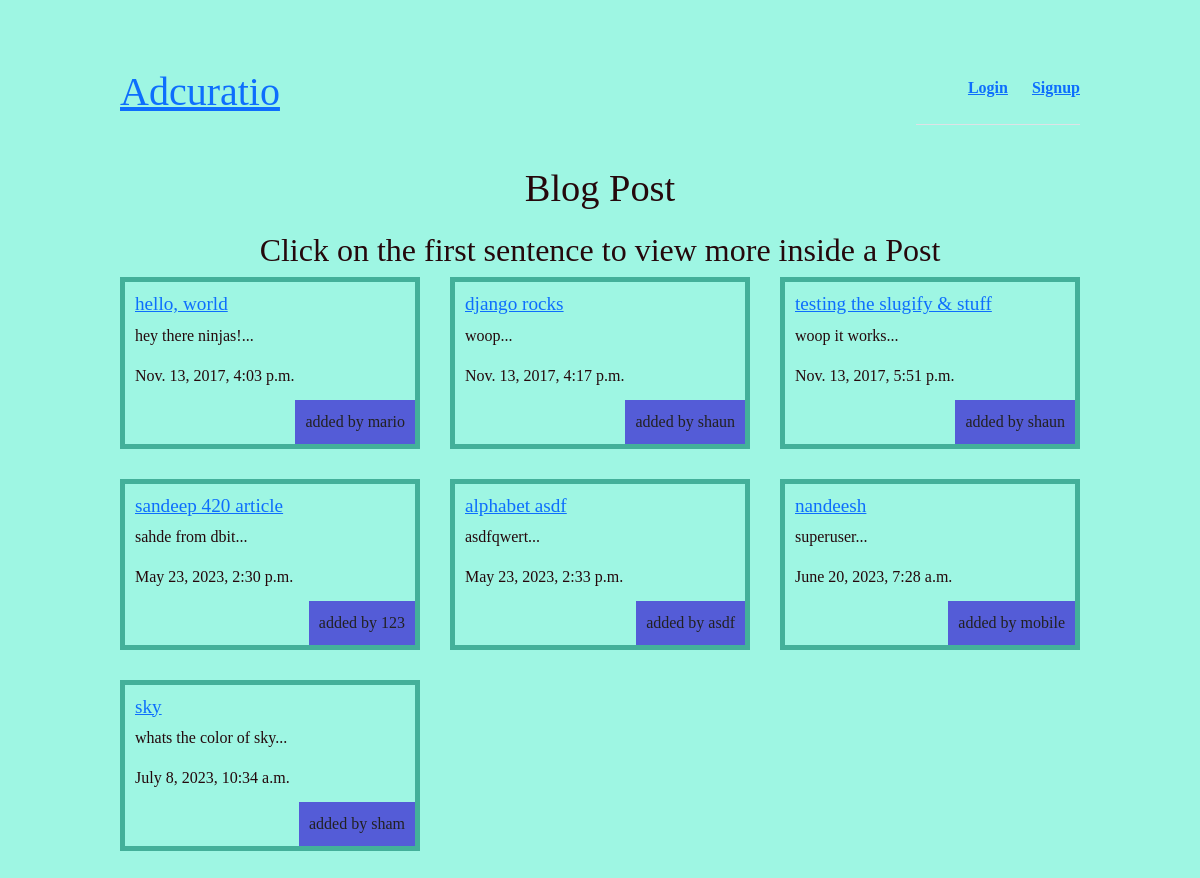
The app's page /articles/ with its own data.
### articles/models.py (models this page shows, shortened)
class Article(models.Model):
    title = models.CharField(max_length=100)
    slug = models.SlugField()
    body = models.TextField()
    date = models.DateTimeField(auto_now_add=True)
    thumb = models.ImageField(default='default.png', blank=True)
    author = models.ForeignKey(User, default=None,on_delete=models.CASCADE)
    def snippet(self):
        return self.body[:50] + '...'

### articles/views.py (the view)
# urls.py: path('', views.article_list, name="list"),
def article_list(request):
    articles = Article.objects.all().order_by('date');
    return render(request, 'articles/article_list.html', { 'articles': articles })

### articles/templates/articles/article_list.html
{% extends 'base_layout.html' %}
{% block content%}
    <h1>Blog Post</h1>
    <h2 class="text-center">Click on the first sentence to view more inside a Post</h2>
    <div class="articles">
    {% for article in articles %}
        <div class="article">
            <h2><a href="{% url 'articles:detail' slug=article.slug %}">{{ article.title }}</a></h2>
            <p>{{ article.snippet }}</p>
            <p>{{ article.date }}</p>
            <p class="author">added by {{ article.author.username }}</p>
        </div>
    {% endfor %}
    </div>
{% endblock %}

### templates/base_layout.html (shortened to what this page needs)
{% load static %}
<!DOCTYPE html>
<html>
    <head>
        <link rel="stylesheet" href="{% static 'styles1.css' %}">
        <link href="https://cdn.jsdelivr.net/npm/bootstrap@5.3.0/dist/css/bootstrap.min.css" rel="stylesheet">
    </head>
    <body>
        <div class="body1 p-5">
            <header class="wrapper">
                <h1><a href="{% url 'home' %}">Adcuratio</a></h1>
                <nav class="navbar text-light border-bottom border-bottom-dark">
                    <ul>
                        {% if user.is_authenticated %}
                        <li>
                            <form class="logout-link" action="{% url 'accounts:logout' %}" method="post">
                                {% csrf_token %}
                                <button  type="submit" class="fw-bold">Logout</button>
                            </form>
                        </li>
                        <li><a href="{% url 'articles:create' %}" class="highlight">New Article</a></li>
                        {% else %}
                        <li><a href="{% url 'accounts:login' %}" class="fw-bold">Login</a></li>
                        <li><a href="{% url 'accounts:signup' %}" class="fw-bold">Signup</a></li>
                        {% endif %}
                    </ul>
                </nav>
            </header>
            <div class="wrapper">
                {% block content %}
                {% endblock %}
            </div>
    </div>
    </body>
</html>

### static1/styles1.css (style rules this page uses)
.body1 { background-color: #9ef6e3; color: #25080c; }
body * { font-family: Ubuntu; }
h1, h2, h3, h4, h5 { font-weight: normal; margin: 0; }
a, a:hover, a:visited { color: #000000; text-decoration: none; }
.wrapper { max-width: 960px; margin: 0 auto; }
div.wrapper > h1 { text-align: center; margin: 20px auto; font-size: 2.4em }
header { display: grid; grid-template-columns: 1fr 1fr; padding: 20px 0; }
nav { justify-self: end; }
nav li { display: inline-block; list-style-type: none; margin-left: 20px; }
.articles { display: grid; grid-template-columns: 1fr 1fr 1fr; grid-gap: 30px; }
.article { padding: 10px; border: 5px solid #43b09a; position: relative; padding-bottom: 40px; }
.article h2 { font-size: 1.2em; }
.article .author { padding: 10px; background: #545cd7; position: absolute; right: 0; bottom: 0; margin: 0; color: #222121; }

### records on screen
Article: title "hello, world", snippet "hey there ninjas!...", date "Nov. 13, 2017, 4:03 p.m.", author.username "mario"
Article: title "django rocks", snippet "woop...", date "Nov. 13, 2017, 4:17 p.m.", author.username "shaun"
Article: title "testing the slugify & stuff", snippet "woop it works...", date "Nov. 13, 2017, 5:51 p.m.", author.username "shaun"
Article: title "sandeep 420 article", snippet "sahde from dbit...", date "May 23, 2023, 2:30 p.m.", author.username "123"
Article: title "alphabet asdf", snippet "asdfqwert...", date "May 23, 2023, 2:33 p.m.", author.username "asdf"
Article: title "nandeesh", snippet "superuser...", date "June 20, 2023, 7:28 a.m.", author.username "mobile"
Article: title "sky", snippet "whats the color of sky...", date "July 8, 2023, 10:34 a.m.", author.username "sham"
